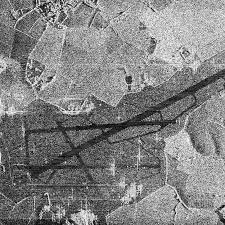
#> input picture lab_3/sar_3.jpg, 225 x 225 px
$ python homework.py
#> lines starting #> are read from the running program, lines starting #| are printed output that depends on the picture; after the words box and inside, x2 and y2 are one past the last pixel; in counts of white or black regions, pixels touching at a corner belong together
import cv2
import numpy as np
import matplotlib
matplotlib.use("TkAgg")
import matplotlib.pyplot as plt
from typing import Optional, Tuple


def load_image(path: str) -> np.ndarray:

    return cv2.imread(path, cv2.IMREAD_GRAYSCALE)


# 1
def detect_longest_line(image: np.ndarray) -> Tuple[np.ndarray, Optional[Tuple[int, int, int, int]], float]:
    """Находит линии на изображении с помощью преобразования Хафа и выделяет самую длинную."""
    edges = cv2.Canny(image, 50, 150, apertureSize=3)
    lines = cv2.HoughLinesP(edges, rho=1, theta=np.pi / 180,
                            threshold=100, minLineLength=80, maxLineGap=10)

    img_lines = cv2.cvtColor(image, cv2.COLOR_GRAY2BGR)
    longest_line = None
    max_len = 0.0

    if lines is not None:
        for line in lines:
            x1, y1, x2, y2 = line[0]
            length = np.sqrt((x2 - x1) ** 2 + (y2 - y1) ** 2)
            if length > max_len:
                max_len = length
                longest_line = (x1, y1, x2, y2)
            cv2.line(img_lines, (x1, y1), (x2, y2), (0, 255, 0), 1)

        if longest_line:
            x1, y1, x2, y2 = longest_line
            cv2.line(img_lines, (x1, y1), (x2, y2), (0, 0, 255), 3)

    return img_lines, longest_line, max_len


# 2
def apply_binarization_methods(image: np.ndarray) -> Tuple[np.ndarray, np.ndarray, np.ndarray]:
    """
    Применяет разные методы бинаризации к изображению:
    - Простая пороговая
    - Otsu
    - Адаптивная
    """

    _, binary_simple = cv2.threshold(image, 127, 255, cv2.THRESH_BINARY)
    _, binary_otsu = cv2.threshold(image, 0, 255,
                                   cv2.THRESH_BINARY + cv2.THRESH_OTSU)
    binary_adapt = cv2.adaptiveThreshold(image, 255,
                                         cv2.ADAPTIVE_THRESH_MEAN_C,
                                         cv2.THRESH_BINARY, 35, 10)

    return binary_simple, binary_otsu, binary_adapt


def visualize_results(original: np.ndarray,
                      edges: np.ndarray,
                      img_lines: np.ndarray,
                      binary_simple: np.ndarray,
                      binary_otsu: np.ndarray,
                      binary_adapt: np.ndarray) -> None:
    """
    Визуализирует результаты анализа.
    """

    plt.figure(figsize=(12, 8))

    plt.subplot(2, 3, 1)
    plt.title("Исходное изображение")
    plt.imshow(original, cmap="gray")
    plt.axis("off")

    plt.subplot(2, 3, 2)
    plt.title("Контуры (Canny)")
    plt.imshow(edges, cmap="gray")
    plt.axis("off")

    plt.subplot(2, 3, 3)
    plt.title("Линии Хафа (Пункт 1)")
    plt.imshow(cv2.cvtColor(img_lines, cv2.COLOR_BGR2RGB))
    plt.axis("off")

    plt.subplot(2, 3, 4)
    plt.title("Пороговая (Пункт 2)")
    plt.imshow(binary_simple, cmap="gray")
    plt.axis("off")

    plt.subplot(2, 3, 5)
    plt.title("Otsu (Пункт 2)")
    plt.imshow(binary_otsu, cmap="gray")
    plt.axis("off")

    plt.subplot(2, 3, 6)
    plt.title("Адаптивная (Пункт 2)")
    plt.imshow(binary_adapt, cmap="gray")
    plt.axis("off")

    plt.tight_layout()
    plt.show()


def main() -> None:
    img = load_image("sar_3.jpg")
#> in load_image, returned value is the input picture: shape (225, 225); min 0, max 255, mean 130.6

    edges = cv2.Canny(img, 50, 150, apertureSize=3)
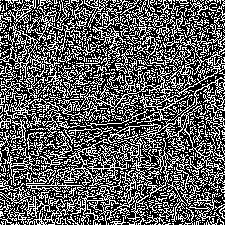
#> edges: shape (225, 225); 36.8% white in thin lines or dots

    # 1
    img_lines, longest_line, line_len = detect_longest_line(img)
#> in detect_longest_line, `lines = cv2.HoughLinesP(edges, rho=1, theta=np.pi / 180, threshold=100..`: lines = 77 rows, first 6: [21, 200, 220, 1], [0, 16, 208, 224], [5, 0, 223, 218], [117, 95, 218, 196], [25, 222, 224, 23], [6, 5, 223, 222]
#> the loop in detect_longest_line, `for line in lines:` made 77 passes
#> (x1, y1, x2, y2, length, max_len) on passes 1, 2, 3, 18, 20: (21, 200, 220, 1, 281.4, 281.4), (0, 16, 208, 224, 294.2, 294.2), (5, 0, 223, 218, 308.3, 308.3), (5, 222, 224, 3, 309.7, 309.7), (2, 3, 223, 224, 312.5, 312.5)
#> (x1, y1, x2, y2, length) on passes 4 to 9: (117, 95, 218, 196, 142.8), (25, 222, 224, 23, 281.4), (6, 5, 223, 222, 306.9), (113, 94, 223, 204, 155.6), (2, 215, 162, 55, 226.3), (16, 222, 224, 14, 294.2)
#> after the loop in detect_longest_line, `for line in lines:`:
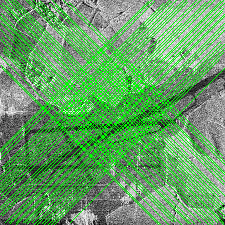
#> img_lines: shape (225, 225, 3); mean B, G, R 99.8, 161.4, 99.8
#> after the loop in detect_longest_line, `for line in lines:`: max_len = 312.5
#> in detect_longest_line, `x1, y1, x2, y2 = longest_line`: x1 = 2; y1 = 3; x2 = 223
#> in detect_longest_line, `cv2.line(img_lines, (x1, y1), (x2, y2), (0, 0, 255), 3)`:
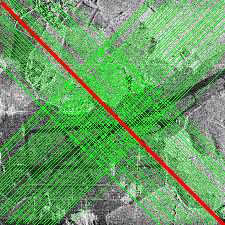
#> img_lines: shape (225, 225, 3); 2.2% of pixels changed, all inside (x1, y1, x2, y2) = (0, 1, 225, 225)
#> longest_line = (2, 3, 223, 224); line_len = 312.5
    print(f"Самая длинная линия: {longest_line}, длина={line_len:.2f} px")
#| Самая длинная линия: (2, 3, 223, 224), длина=312.54 px

    # 2
    binary_simple, binary_otsu, binary_adapt = apply_binarization_methods(img)
#> in apply_binarization_methods, `_, binary_simple = cv2.threshold(image, 127, 255, cv2.THRESH_BINARY)`:
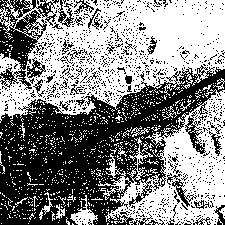
#> binary_simple: shape (225, 225); 52.9% white; 1053 black regions (1015 under 20 px), largest, box (x1, y1, x2, y2) and area: (0, 65, 225, 225) 17086, (0, 0, 59, 90) 2129, (185, 110, 207, 154) 310
#> in apply_binarization_methods, `_, binary_otsu = cv2.threshold(image, 0, 255, cv2.THRESH_BINARY + cv2...`:
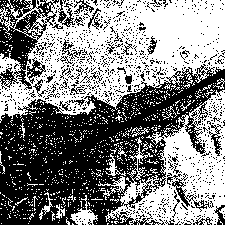
#> binary_otsu: shape (225, 225); 51.4% white; 1013 black regions (974 under 20 px), largest, box (x1, y1, x2, y2) and area: (0, 64, 225, 225) 17840, (0, 0, 59, 90) 2187, (167, 173, 214, 212) 328
#> in apply_binarization_methods, `binary_adapt = cv2.adaptiveThreshold(image, 255, cv2.ADAPTIVE_THRESH_M..`:
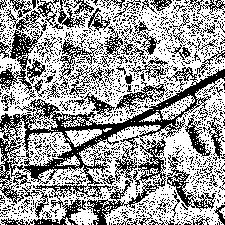
#> binary_adapt: shape (225, 225); 60.8% white; black in thin lines or dots

    visualize_results(img, edges, img_lines, binary_simple, binary_otsu, binary_adapt)
#> in visualize_results, `plt.show()`:
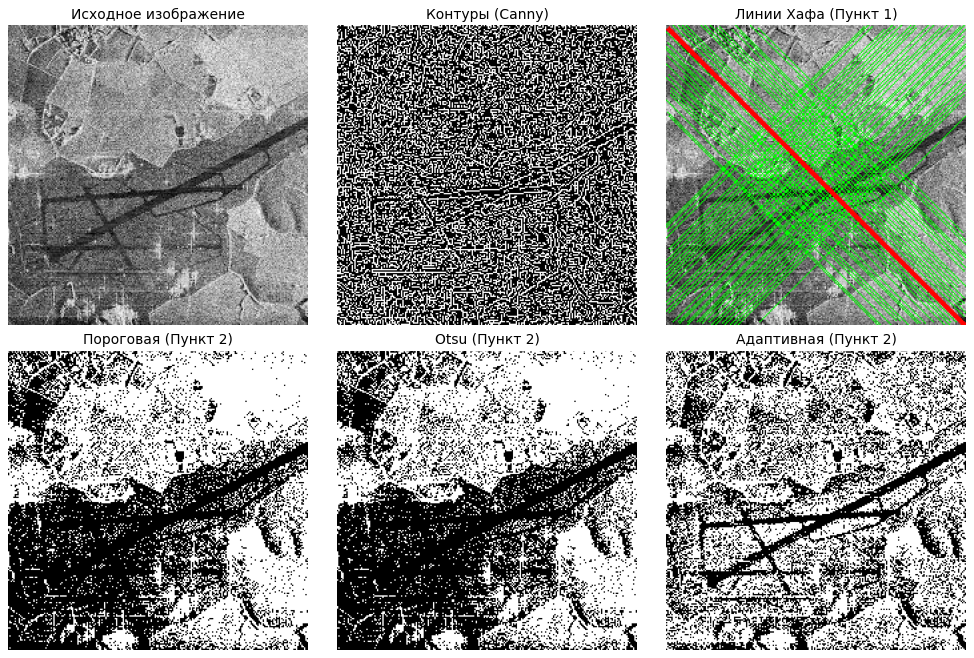
#> figure drawn by matplotlib, 6 panels


if __name__ == "__main__":
    main()

$ run again, with lab_3/sar_0.jpg copied over lab_3/sar_3.jpg
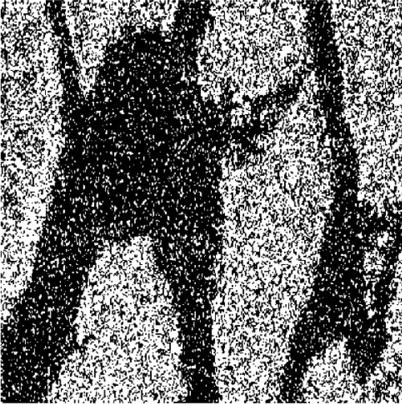
#> input picture lab_3/sar_0.jpg, 402 x 404 px
#> in load_image, returned value is the input picture: shape (404, 402); min 0, max 255, mean 108.3
#> in main, `edges = cv2.Canny(img, 50, 150, apertureSize=3)`:
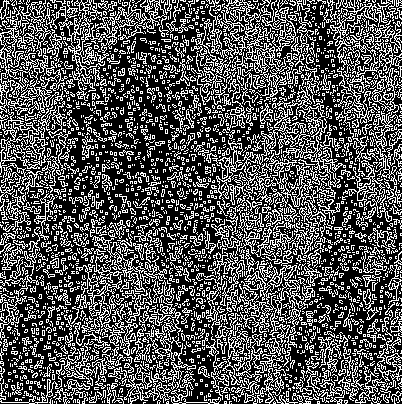
#> edges: shape (404, 402); 33.1% white in thin lines or dots
#> lines = 372 rows, first 6: [1, 401, 401, 1], [32, 399, 207, 224], [6, 402, 401, 7], [37, 402, 398, 41], [50, 403, 397, 56], [218, 241, 301, 324]
#> the loop in detect_longest_line, `for line in lines:` made 372 passes
#> (x1, y1, x2, y2, length, max_len) on pass 1: (1, 401, 401, 1, 565.7, 565.7)
#> after the loop in detect_longest_line, `for line in lines:`: max_len = 565.7
#> in detect_longest_line, `x1, y1, x2, y2 = longest_line`: x1 = 1; y1 = 401; y2 = 1
#> in main, `img_lines, longest_line, line_len = detect_longest_line(img)`: longest_line = (1, 401, 401, 1); line_len = 565.7
#| Самая длинная линия: (1, 401, 401, 1), длина=565.69 px
#> binary_simple: shape (404, 402); 41.6% white; 1813 white regions (1761 under 20 px), largest, box (x1, y1, x2, y2) and area: (0, 0, 402, 404) 41180, (330, 0, 402, 218) 7152, (195, 0, 310, 128) 6321
#> binary_otsu: shape (404, 402); 42.8% white; 1833 white regions (1780 under 20 px), largest, box (x1, y1, x2, y2) and area: (0, 0, 402, 404) 42448, (327, 0, 402, 218) 7319, (195, 0, 310, 128) 6465
#> in apply_binarization_methods, `binary_adapt = cv2.adaptiveThreshold(image, 255, cv2.ADAPTIVE_THRESH_M..`:
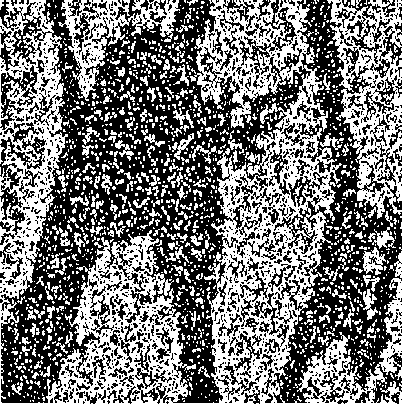
#> binary_adapt: shape (404, 402); 46.3% white; 1605 white regions (1370 under 20 px), largest, box (x1, y1, x2, y2) and area: (0, 0, 402, 404) 46670, (327, 0, 402, 219) 7052, (58, 0, 180, 101) 3472

$ run again, with lab_3/sar_2.jpg copied over lab_3/sar_3.jpg
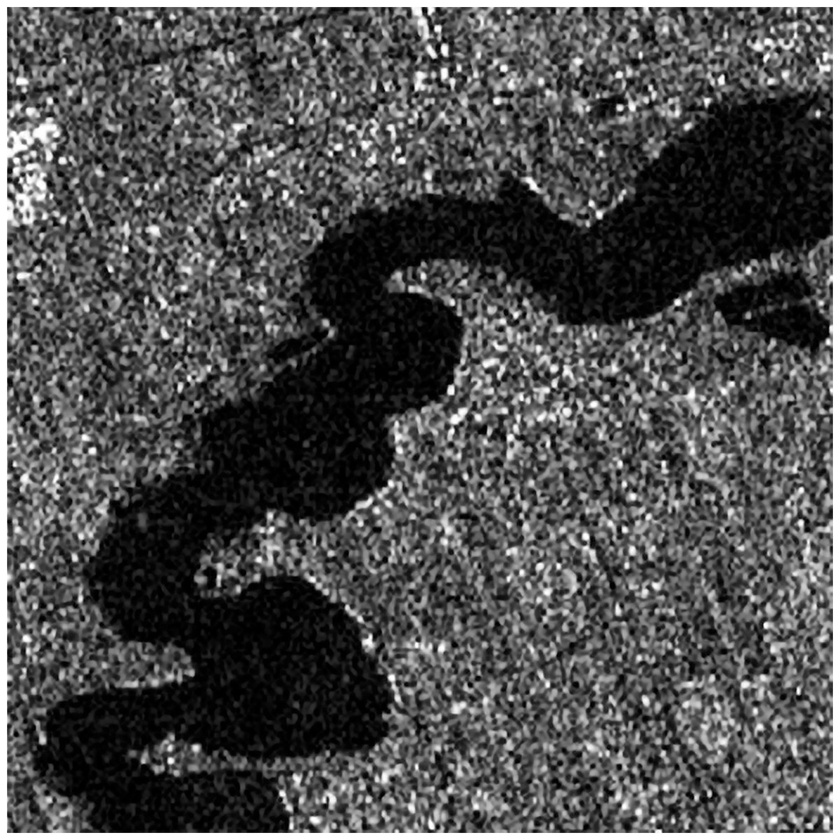
#> input picture lab_3/sar_2.jpg, 840 x 840 px, shrunk from 1200 x 1199 before the run
#> in load_image, returned value is the input picture: shape (840, 840); min 0, max 255, mean 78.8
#> in main, `edges = cv2.Canny(img, 50, 150, apertureSize=3)`:
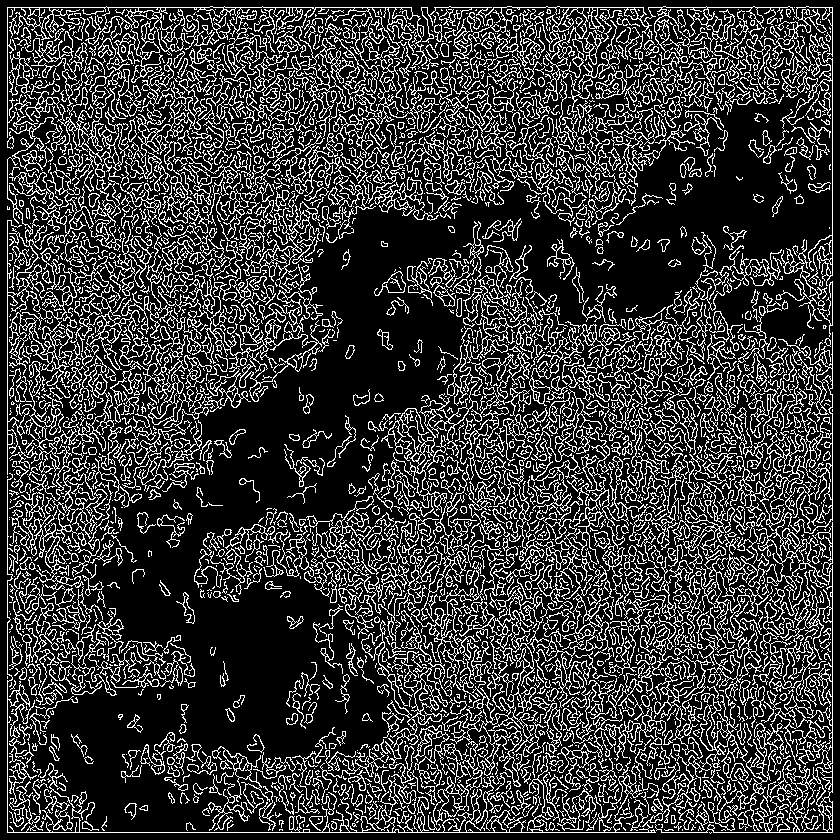
#> edges: shape (840, 840); 22.2% white in thin lines or dots
#> lines = 1175 rows, first 6: [7, 832, 832, 832], [7, 7, 832, 7], [832, 831, 832, 8], [7, 831, 7, 159], [219, 248, 322, 351], [571, 607, 697, 733]
#> the loop in detect_longest_line, `for line in lines:` made 1175 passes
#> (x1, y1, x2, y2, length, max_len) on pass 1: (7, 832, 832, 832, 825, 825)
#> after the loop in detect_longest_line, `for line in lines:`: max_len = 825
#> in detect_longest_line, `x1, y1, x2, y2 = longest_line`: x1 = 7; y1 = 832
#> in main, `img_lines, longest_line, line_len = detect_longest_line(img)`: longest_line = (7, 832, 832, 832); line_len = 825
#| Самая длинная линия: (7, 832, 832, 832), длина=825.00 px
#> binary_simple: shape (840, 840); 19.1% white; 2174 white regions (1029 under 20 px), largest, box (x1, y1, x2, y2) and area: (0, 0, 840, 840) 34835, (747, 21, 804, 64) 755, (13, 447, 65, 500) 729
#> binary_otsu: shape (840, 840); 35.9% white; 1119 white regions (497 under 20 px), largest, box (x1, y1, x2, y2) and area: (0, 0, 840, 840) 160386, (191, 26, 330, 150) 5573, (131, 173, 252, 322) 4950
#> in apply_binarization_methods, `binary_adapt = cv2.adaptiveThreshold(image, 255, cv2.ADAPTIVE_THRESH_M..`:
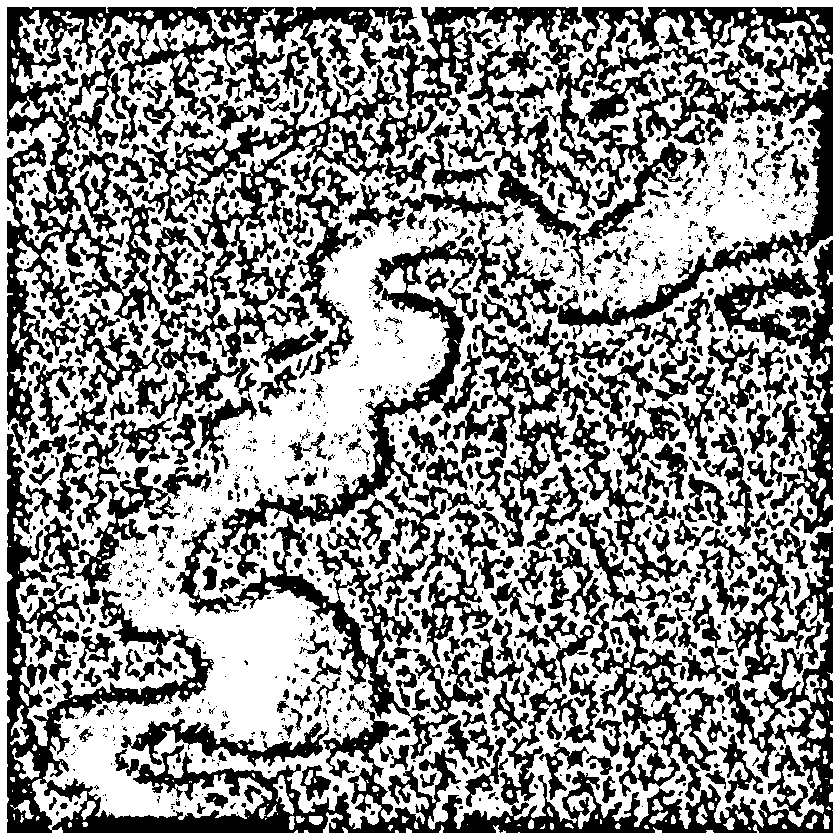
#> binary_adapt: shape (840, 840); 57.5% white; 1440 black regions (884 under 20 px), largest, box (x1, y1, x2, y2) and area: (7, 434, 833, 833) 51648, (7, 7, 417, 434) 46364, (362, 7, 833, 368) 37260
